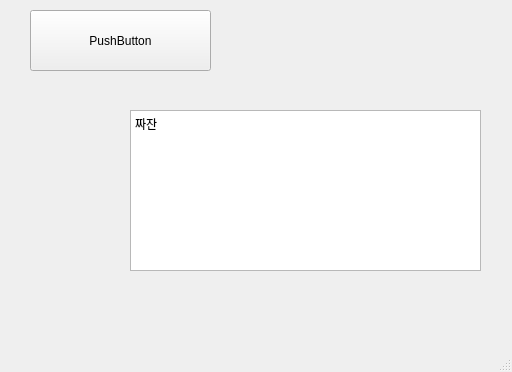
<?xml version="1.0" encoding="UTF-8"?>
<ui version="4.0">
 <class>MainWindow</class>
 <widget class="QMainWindow" name="MainWindow">
  <property name="geometry">
   <rect>
    <x>0</x>
    <y>0</y>
    <width>512</width>
    <height>372</height>
   </rect>
  </property>
  <property name="windowTitle">
   <string>MainWindow</string>
  </property>
  <widget class="QWidget" name="centralwidget">
   <widget class="QTextEdit" name="textEdit">
    <property name="geometry">
     <rect>
      <x>130</x>
      <y>110</y>
      <width>351</width>
      <height>161</height>
     </rect>
    </property>
    <property name="html">
     <string>&lt;!DOCTYPE HTML PUBLIC &quot;-//W3C//DTD HTML 4.0//EN&quot; &quot;http://www.w3.org/TR/REC-html40/strict.dtd&quot;&gt;
&lt;html&gt;&lt;head&gt;&lt;meta name=&quot;qrichtext&quot; content=&quot;1&quot; /&gt;&lt;style type=&quot;text/css&quot;&gt;
p, li { white-space: pre-wrap; }
&lt;/style&gt;&lt;/head&gt;&lt;body style=&quot; font-family:'Gulim'; font-size:9pt; font-weight:400; font-style:normal;&quot;&gt;
&lt;p style=&quot; margin-top:0px; margin-bottom:0px; margin-left:0px; margin-right:0px; -qt-block-indent:0; text-indent:0px;&quot;&gt;짜잔&lt;/p&gt;
&lt;p style=&quot;-qt-paragraph-type:empty; margin-top:0px; margin-bottom:0px; margin-left:0px; margin-right:0px; -qt-block-indent:0; text-indent:0px;&quot;&gt;&lt;br /&gt;&lt;/p&gt;&lt;/body&gt;&lt;/html&gt;</string>
    </property>
   </widget>
   <widget class="QPushButton" name="push3">
    <property name="geometry">
     <rect>
      <x>30</x>
      <y>10</y>
      <width>181</width>
      <height>61</height>
     </rect>
    </property>
    <property name="text">
     <string>PushButton</string>
    </property>
   </widget>
  </widget>
  <widget class="QMenuBar" name="menubar">
   <property name="geometry">
    <rect>
     <x>0</x>
     <y>0</y>
     <width>512</width>
     <height>21</height>
    </rect>
   </property>
  </widget>
  <widget class="QStatusBar" name="statusbar"/>
 </widget>
 <resources/>
 <connections>
  <connection>
   <sender>push3</sender>
   <signal>clicked()</signal>
   <receiver>MainWindow</receiver>
   <slot>btn_second_to_main()</slot>
   <hints>
    <hint type="sourcelabel">
     <x>177</x>
     <y>81</y>
    </hint>
    <hint type="destinationlabel">
     <x>259</x>
     <y>110</y>
    </hint>
   </hints>
  </connection>
 </connections>
 <slots>
  <slot>btn_second_to_main()</slot>
 </slots>
</ui>
